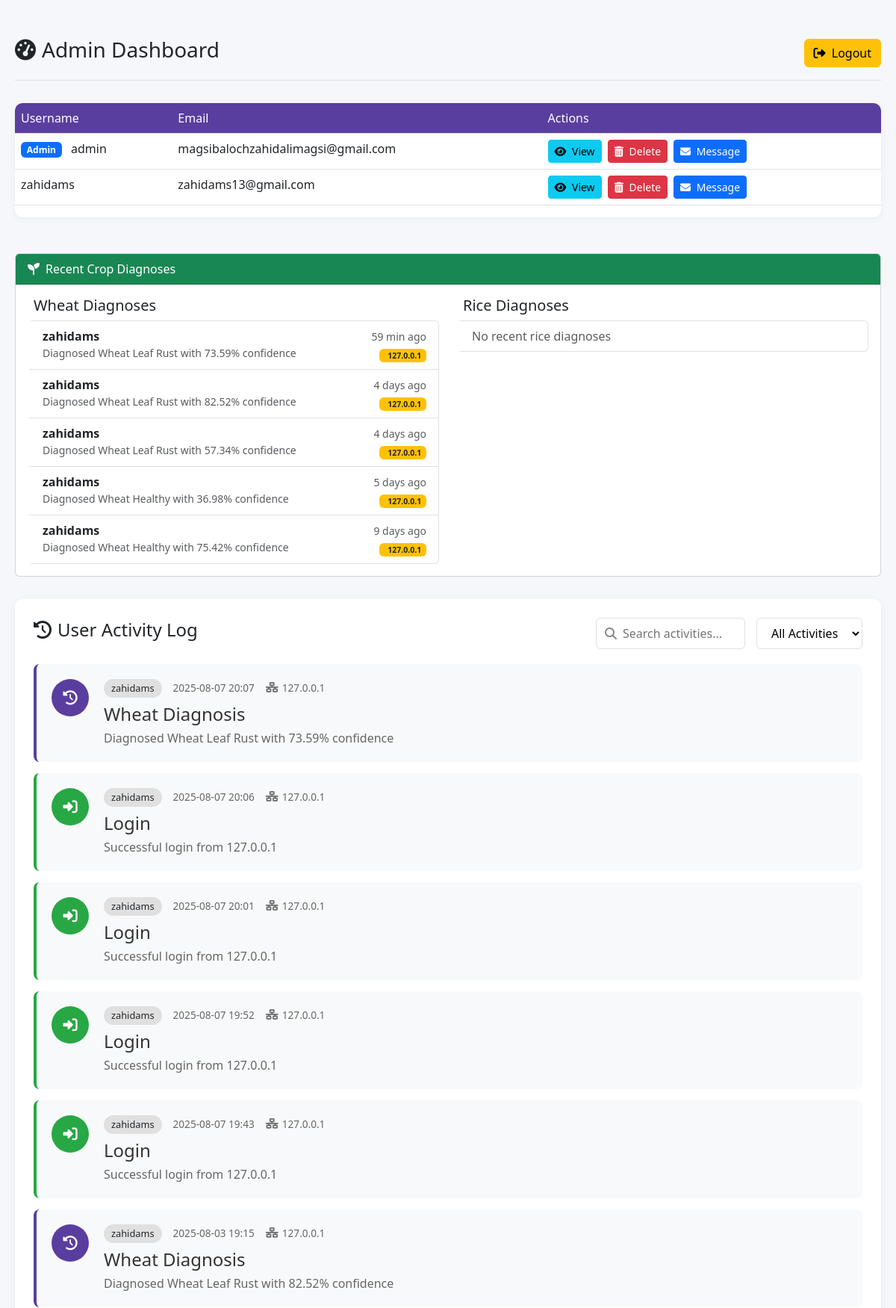
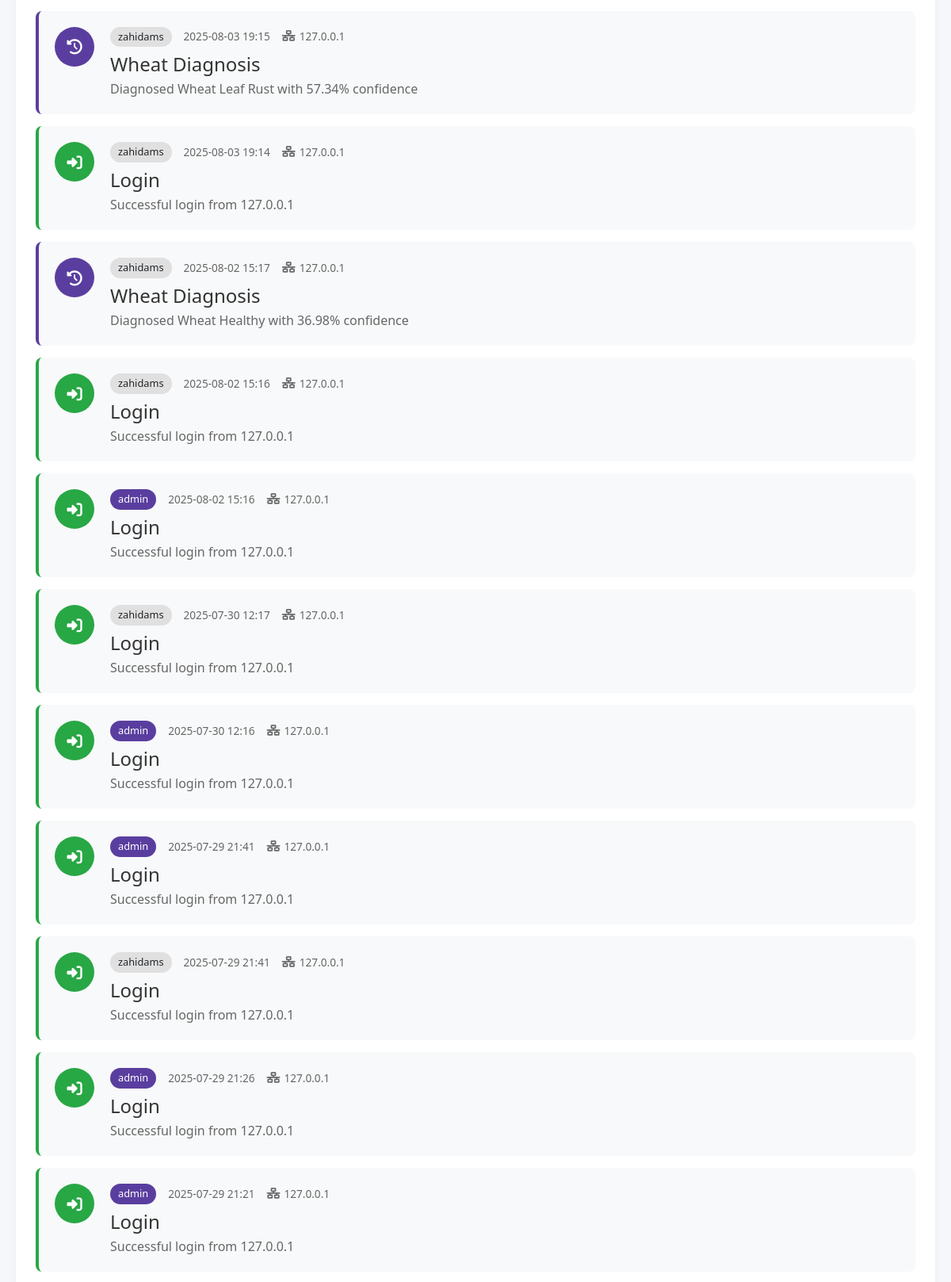
The page /admin/dashboard (signed in, upper part) on the database its author committed (2 pictures, top to bottom).
### models.py (models this page shows, shortened)
class User(db.Model, UserMixin):
    __tablename__ = 'users'
    id = db.Column(db.Integer, primary_key=True)
    username = db.Column(db.String(50), unique=True, nullable=False)
    email = db.Column(db.String(120), unique=True, nullable=False)
    phone = db.Column(db.String(20), unique=True, nullable=False)
    password = db.Column(db.String(200), nullable=False)
    is_verified = db.Column(db.Boolean, default=False)
    is_admin = db.Column(db.Boolean, default=False)
    created_at = db.Column(db.DateTime, default=datetime.utcnow)
    profile_pic = db.Column(db.String(200), default='logo.jpg')
    comments = db.relationship('Comment', back_populates='user', lazy=True)
    activities = db.relationship('Activity', back_populates='user', lazy=True)

class Activity(db.Model):
    __tablename__ = 'activities'
    id = db.Column(db.Integer, primary_key=True)
    user_id = db.Column(db.Integer, db.ForeignKey('users.id'), nullable=False)  # Fixed to 'users.id'
    activity_type = db.Column(db.String(50), nullable=False)
    details = db.Column(db.String(255))
    ip_address = db.Column(db.String(50))
    comment_content = db.Column(db.Text)
    treatment_recommendations = db.Column(db.Text)
    created_at = db.Column(db.DateTime, default=datetime.utcnow)
    user = db.relationship('User', back_populates='activities')

### app.py (the view)
@app.route('/admin/dashboard')
@login_required
@admin_required
def admin_dashboard():
    try:
        users = User.query.all()
        recent_activities = Activity.query.order_by(Activity.created_at.desc()).limit(50).all()
        wheat_diagnoses = Activity.query.filter(
            Activity.activity_type == 'wheat_diagnosis'
        ).order_by(Activity.created_at.desc()).limit(5).all()
        rice_diagnoses = Activity.query.filter(
            Activity.activity_type == 'rice_diagnosis'
        ).order_by(Activity.created_at.desc()).limit(5).all()
        return render_template(
            'admin_dashboard.html',
            users=users,
            recent_activities=recent_activities,
            wheat_diagnoses=wheat_diagnoses,
            rice_diagnoses=rice_diagnoses
        )
    except SQLAlchemyError as e:
        app.logger.error(f"Database error in admin dashboard: {str(e)}")
        flash('Error loading dashboard data', 'danger')
        return redirect(url_for('dashboard'))
    except Exception as e:
        app.logger.critical(f"Unexpected error in admin dashboard: {str(e)}")
        abort(500)  # Single abort statement

### app.py (called while the page is built)
@app.template_filter('time_ago')
def time_ago(dt):
    if not dt:
        return "N/A"
    now = datetime.now(timezone.utc)
    if dt.tzinfo is None:
        dt = dt.replace(tzinfo=timezone.utc)
    diff = now - dt
    seconds = diff.total_seconds()
    if seconds < 60:
        return f"{int(seconds)} sec ago"
    elif seconds < 3600:
        return f"{int(seconds // 60)} min ago"
    elif seconds < 86400:
        return f"{int(seconds // 3600)} hrs ago"
    else:
        return f"{int(seconds // 86400)} days ago"

@login_manager.user_loader
def load_user(user_id):
    return User.query.get(int(user_id))

@app.context_processor
def utility_processor():
    return dict(get_treatment=get_treatment)

def admin_required(f):
    @wraps(f)
    def decorated_function(*args, **kwargs):
        if not (current_user.is_authenticated and getattr(current_user, 'is_admin', False)):
            flash("Admin access required", "danger")
            return redirect(url_for('login'))
        return f(*args, **kwargs)
    return decorated_function

### templates/admin_dashboard.html (shortened to what this page needs)
<!DOCTYPE html>
<html lang="en">
<head>
    <link href="https://cdn.jsdelivr.net/npm/bootstrap@5.3.0/dist/css/bootstrap.min.css" rel="stylesheet">
    <link rel="stylesheet" href="https://cdnjs.cloudflare.com/ajax/libs/font-awesome/6.4.0/css/all.min.css">
</head>
<body>
    <div class="admin-container">
        <div class="dashboard-header">
            <h3><i class="fas fa-tachometer-alt me-2"></i>Admin Dashboard</h3>
            <a href="{{ url_for('logout') }}" class="btn btn-warning">
                <i class="fas fa-sign-out-alt me-1"></i> Logout
            </a>
        </div>
        <div class="users-table">
            <table class="table table-hover">
                <thead>
                    <tr>
                        <th>Username</th>
                        <th>Email</th>
                        <th>Actions</th>
                    </tr>
                </thead>
                <tbody>
                    {% for user in users %}
                        <tr>
                            <td>
                                {% if user.is_admin %}
                                    <span class="badge bg-primary me-2">Admin</span>
                                {% endif %}
                                {{ user.username }}
                            </td>
                            <td>{{ user.email }}</td>
                            <td>
                                <div class="d-flex gap-2">
                                    <a href="{{ url_for('view_user_details', user_id=user.id) }}" class="btn btn-sm btn-info">
                                        <i class="fas fa-eye me-1"></i> View
                                    </a>
                                    <form action="{{ url_for('delete_user', user_id=user.id) }}" method="POST" style="display:inline;">
                                        <button type="submit" class="btn btn-sm btn-danger" onclick="return confirm('Are you sure you want to delete this user?');">
                                            <i class="fas fa-trash-alt me-1"></i> Delete
                                        </button>
                                    </form>
                                    <a href="{{ url_for('send_message', user_id=user.id) }}" class="btn btn-sm btn-primary">
                                        <i class="fas fa-envelope me-1"></i> Message
                                    </a>
                                </div>
                            </td>
                        </tr>
                    {% endfor %}
                </tbody>
            </table>
        </div>
<div class="diagnosis-section mt-5">
    <div class="card">
        <div class="card-header bg-success text-white">
            <i class="fas fa-seedling me-2"></i>Recent Crop Diagnoses
        </div>
        <div class="card-body">
            <div class="row">
                <div class="col-md-6">
                    <h5>Wheat Diagnoses</h5>
                    <div class="list-group">
                        {% for activity in wheat_diagnoses %}
                        <div class="list-group-item">
                            <div class="d-flex justify-content-between align-items-start">
                                <div>
                                    <strong>{{ activity.user.username }}</strong>
                                    <div class="text-muted small">
                                        {{ activity.details|safe }}
                                    </div>
                                </div>
                                <div class="text-end">
                                    <small class="text-muted">
                                        {{ activity.created_at|time_ago }}<br>
                                        <span class="badge bg-warning text-dark">
                                            {{ activity.ip_address }}
                                        </span>
                                    </small>
                                </div>
                            </div>
                        </div>
                        {% else %}
                        <div class="list-group-item text-muted">No recent wheat diagnoses</div>
                        {% endfor %}
                    </div>
                </div>
                <div class="col-md-6 mt-3 mt-md-0">
                    <h5>Rice Diagnoses</h5>
                    <div class="list-group">
                        {% for activity in rice_diagnoses %}
                        <div class="list-group-item">
                            <div class="d-flex justify-content-between align-items-start">
                                <div>
                                    <strong>{{ activity.user.username }}</strong>
                                    <div class="text-muted small">
                                        {{ activity.details|safe }}
                                    </div>
                                </div>
                                <div class="text-end">
                                    <small class="text-muted">
                                        {{ activity.created_at|time_ago }}<br>
                                        <span class="badge bg-warning text-dark">
                                            <i class="fas fa-ip me-1"></i>{{ activity.ip_address }}
                                        </span>
                                    </small>
                                </div>
                            </div>
                        </div>
                        {% else %}
                        <div class="list-group-item text-muted">No recent rice diagnoses</div>
                        {% endfor %}
                    </div>
                </div>
            </div>
        </div>
    </div>
</div>
        <div class="activity-section">
            <div class="activity-header">
                <h4><i class="fas fa-history me-2"></i>User Activity Log</h4>
                <div class="activity-controls">
                    <div class="search-box">
                        <i class="fas fa-search"></i>
                        <input type="text" id="activity-search" placeholder="Search activities...">
                    </div>
                    <select id="activity-filter" class="modern-select">
                        <option value="all">All Activities</option>
                    </select>
                </div>
            </div>
            <div class="activity-cards">
                {% for activity in recent_activities %}
                <div class="activity-card {{ activity.activity_type }}-activity">
                    <div class="activity-icon">
                        {% if activity.activity_type == 'login' %}
                            <i class="fas fa-sign-in-alt"></i>
                        {% elif activity.activity_type == 'diagnosis' or activity.activity_type == 'prediction' %}
                            <i class="fas fa-leaf"></i>
                        {% elif activity.activity_type == 'settings' %}
                            <i class="fas fa-cog"></i>
                        {% else %}
                            <i class="fas fa-history"></i>
                        {% endif %}
                    </div>
                    <div class="activity-content">
                        <div class="activity-meta">
                            <span class="user-badge {% if activity.user.is_admin %}admin-badge{% endif %}">
                                {{ activity.user.username }}
                            </span>
                            <span class="activity-time">
                                {{ activity.created_at.strftime('%Y-%m-%d %H:%M') }}
                            </span>
                            <span class="ip-address">
                                <i class="fas fa-network-wired"></i> {{ activity.ip_address }}
                            </span>
                        </div>
                        <h4 class="activity-title">
                            {{ activity.activity_type|replace('_', ' ')|title }}
                        </h4>
                        <p class="activity-details">{{ activity.details }}</p>
                    </div>
                </div>
                {% endfor %}
            </div>
        </div>
    </div>
</body>
</html>

### templates/admin_dashboard.html (style rules this page uses)
:root { --primary-color: #5A3E9F; --secondary-color: #6c757d; --success-color: #28a745; --warning-color: #ffc107; --danger-color: #dc3545; --light-bg: #f8f9fa; }
body { background-color: #f5f7fa; }
.admin-container { max-width: 1400px; margin: 30px auto; padding: 20px; }
.dashboard-header { display: flex; justify-content: space-between; align-items: center; margin-bottom: 30px; padding-bottom: 15px; border-bottom: 1px solid #e0e0e0; }
.users-table { background: white; border-radius: 10px; box-shadow: 0 2px 10px rgba(0, 0, 0, 0.05); overflow: hidden; }
.users-table th { background-color: var(--primary-color); color: white; font-weight: 500; }
.activity-section { background: white; border-radius: 10px; padding: 25px; margin-top: 30px; box-shadow: 0 2px 10px rgba(0, 0, 0, 0.05); }
.activity-header { display: flex; justify-content: space-between; align-items: center; margin-bottom: 20px; }
.activity-controls { display: flex; gap: 15px; }
.activity-card { display: flex; gap: 20px; padding: 20px; border-radius: 8px; background: var(--light-bg); margin-bottom: 15px; border-left: 4px solid var(--primary-color); transition: transform 0.2s; }
.activity-icon { width: 50px; height: 50px; border-radius: 50%; background: var(--primary-color); display: flex; align-items: center; justify-content: center; color: white; font-size: 1.2rem; flex-shrink: 0; }
.login-activity { border-left-color: var(--success-color); }
.login-activity .activity-icon { background: var(--success-color); }
.activity-content { flex-grow: 1; }
.activity-meta { display: flex; gap: 15px; align-items: center; margin-bottom: 8px; flex-wrap: wrap; }
.user-badge { background: #e0e0e0; padding: 3px 10px; border-radius: 20px; font-size: 0.8rem; font-weight: 500; }
.admin-badge { background: var(--primary-color); color: white; }
.activity-time { color: #666; font-size: 0.85rem; }
.ip-address { color: #666; font-size: 0.85rem; display: flex; align-items: center; gap: 5px; }
.activity-title { margin: 0 0 5px 0; color: #333; font-weight: 500; }
.activity-details { margin: 0; color: #666; }
.search-box { position: relative; }
.search-box i { position: absolute; left: 12px; top: 50%; transform: translateY(-50%); color: #888; }
.search-box input { padding: 8px 15px 8px 35px; border: 1px solid #e0e0e0; border-radius: 6px; width: 200px; transition: all 0.3s; }
.modern-select { padding: 8px 15px; border: 1px solid #e0e0e0; border-radius: 6px; background: white; cursor: pointer; }
.diagnosis-section .list-group-item { border-left: 4px solid transparent; transition: all 0.3s ease; }

### rows shown on the page
User: is_admin "Admin", username "admin", email "magsibalochzahidalimagsi@gmail.com"
User: username "zahidams", email "zahidams13@gmail.com"
Activity: user.username "zahidams", details "Diagnosed Wheat Leaf Rust with 73.59% confidence", created_at "59 min ago", ip_address "127.0.0.1", created_at "2025-08-07 20:07", activity_type "Wheat Diagnosis"
Activity: user.username "zahidams", details "Diagnosed Wheat Leaf Rust with 82.52% confidence", created_at "4 days ago", ip_address "127.0.0.1", created_at "2025-08-03 19:15", activity_type "Wheat Diagnosis"
Activity: user.username "zahidams", details "Diagnosed Wheat Leaf Rust with 57.34% confidence", created_at "4 days ago", ip_address "127.0.0.1", created_at "2025-08-03 19:15", activity_type "Wheat Diagnosis"
Activity: user.username "zahidams", details "Diagnosed Wheat Healthy with 36.98% confidence", created_at "5 days ago", ip_address "127.0.0.1", created_at "2025-08-02 15:17", activity_type "Wheat Diagnosis"
Activity: user.username "zahidams", details "Diagnosed Wheat Healthy with 75.42% confidence", created_at "9 days ago", ip_address "127.0.0.1"
Activity: user.username "zahidams", created_at "2025-08-07 20:06", ip_address "127.0.0.1", activity_type "Login", details "Successful login from 127.0.0.1"
Activity: user.username "zahidams", created_at "2025-08-07 20:01", ip_address "127.0.0.1", activity_type "Login", details "Successful login from 127.0.0.1"
Activity: user.username "zahidams", created_at "2025-08-07 19:52", ip_address "127.0.0.1", activity_type "Login", details "Successful login from 127.0.0.1"
Activity: user.username "zahidams", created_at "2025-08-07 19:43", ip_address "127.0.0.1", activity_type "Login", details "Successful login from 127.0.0.1"
Activity: user.username "zahidams", created_at "2025-08-03 19:14", ip_address "127.0.0.1", activity_type "Login", details "Successful login from 127.0.0.1"
Activity: user.username "zahidams", created_at "2025-08-02 15:16", ip_address "127.0.0.1", activity_type "Login", details "Successful login from 127.0.0.1"
Activity: user.username "admin", created_at "2025-08-02 15:16", ip_address "127.0.0.1", activity_type "Login", details "Successful login from 127.0.0.1"
Activity: user.username "zahidams", created_at "2025-07-30 12:17", ip_address "127.0.0.1", activity_type "Login", details "Successful login from 127.0.0.1"
Activity: user.username "admin", created_at "2025-07-30 12:16", ip_address "127.0.0.1", activity_type "Login", details "Successful login from 127.0.0.1"
Activity: user.username "admin", created_at "2025-07-29 21:41", ip_address "127.0.0.1", activity_type "Login", details "Successful login from 127.0.0.1"
Activity: user.username "zahidams", created_at "2025-07-29 21:41", ip_address "127.0.0.1", activity_type "Login", details "Successful login from 127.0.0.1"
Activity: user.username "admin", created_at "2025-07-29 21:26", ip_address "127.0.0.1", activity_type "Login", details "Successful login from 127.0.0.1"
Activity: user.username "admin", created_at "2025-07-29 21:21", ip_address "127.0.0.1", activity_type "Login", details "Successful login from 127.0.0.1"
